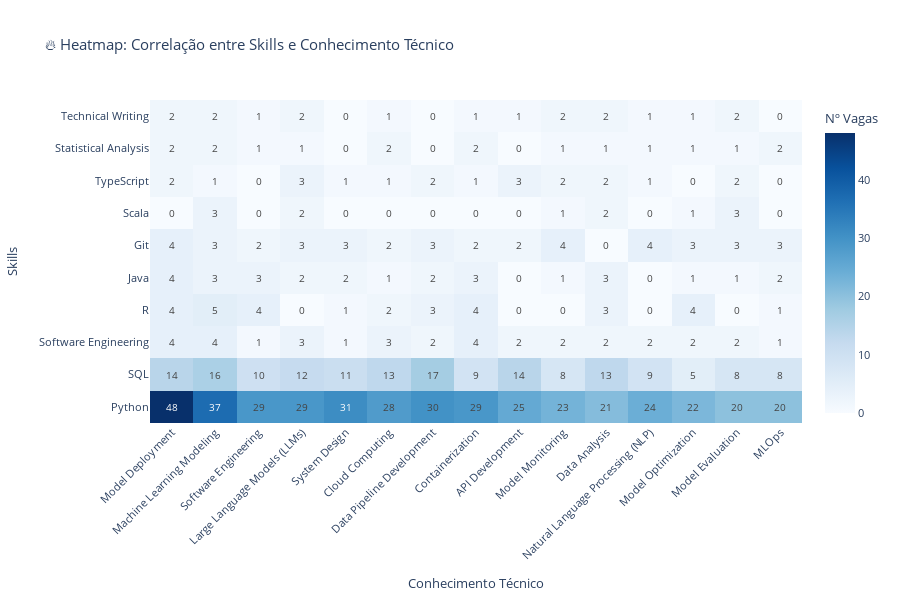

This figure's notebook cell:
### Code cell
# Visualização 2: Heatmap - Correlação entre Skills e Technical Knowledge
import plotly.graph_objects as go
import numpy as np

# Preparar matriz de correlação usando os dados de skill_knowledge_df
# Pegar top 10 skills e top 15 knowledge
top_skills = job_results['skills'].explode().value_counts().head(10).index.tolist()
top_knowledge = job_results['technical_knowledge'].explode().value_counts().head(15).index.tolist()

# Criar matriz
matrix = []
for skill in top_skills:
    row = []
    for know in top_knowledge:
        # Buscar a contagem no skill_knowledge_df
        count = skill_knowledge_df[
            (skill_knowledge_df['skill'] == skill) & 
            (skill_knowledge_df['knowledge'] == know)
        ]['count'].sum()
        row.append(count)
    matrix.append(row)

# Criar heatmap
fig = go.Figure(data=go.Heatmap(
    z=matrix,
    x=top_knowledge,
    y=top_skills,
    colorscale='Blues',
    text=matrix,
    texttemplate='%{text}',
    textfont={"size": 10},
    colorbar=dict(title="Nº Vagas")
))

fig.update_layout(
    title='🔥 Heatmap: Correlação entre Skills e Conhecimento Técnico',
    xaxis_title='Conhecimento Técnico',
    yaxis_title='Skills',
    height=600,
    font=dict(size=11),
    xaxis=dict(tickangle=-45)
)

fig.show()

### Figure 1 — Plotly figure (JSON) as saved in the notebook; plotly's stock layout.template omitted (floating-point values rounded to 4 significant figures; data arrays with more than 128 entries replaced by an {"elided": "..."} marker saying what was removed)
{"data": [{"colorbar": {"title": {"text": "Nº Vagas"}}, "colorscale": [[0, "rgb(247,251,255)"], [0.125, "rgb(222,235,247)"], [0.25, "rgb(198,219,239)"], [0.375, "rgb(158,202,225)"], [0.5, "rgb(107,174,214)"], [0.625, "rgb(66,146,198)"], [0.75, "rgb(33,113,181)"], [0.875, "rgb(8,81,156)"], [1, "rgb(8,48,107)"]], "text": {"elided": "10x15 int values"}, "textfont": {"size": 10}, "texttemplate": "%{text}", "type": "heatmap", "x": [" Model Deployment", "Machine Learning Modeling", " Software Engineering", " Large Language Models (LLMs)", " System Design", " Cloud Computing", " Data Pipeline Development", " Containerization", " API Development", " Model Monitoring", " Data Analysis", " Natural Language Processing (NLP)", " Model Optimization", " Model Evaluation", " MLOps"], "y": ["Python", " SQL", " Software Engineering", " R", " Java", " Git", " Scala", " TypeScript", " Statistical Analysis", " Technical Writing"], "z": {"elided": "10x15 int values"}}], "layout": {"font": {"size": 11}, "height": 600, "title": {"text": "🔥 Heatmap: Correlação entre Skills e Conhecimento Técnico"}, "xaxis": {"tickangle": -45, "title": {"text": "Conhecimento Técnico"}}, "yaxis": {"title": {"text": "Skills"}}}}
